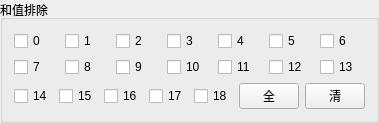
            <widget class="QGroupBox" name="groupBox_3">
             <property name="title">
              <string>和值排除</string>
             </property>
             <layout class="QVBoxLayout" name="verticalLayout_5">
              <item>
               <layout class="QVBoxLayout" name="verticalLayout_4">
                <item>
                 <layout class="QHBoxLayout" name="horizontalLayout_4">
                  <item>
                   <widget class="QCheckBox" name="checkBox_15">
                    <property name="text">
                     <string>0</string>
                    </property>
                   </widget>
                  </item>
                  <item>
                   <widget class="QCheckBox" name="checkBox_16">
                    <property name="text">
                     <string>1</string>
                    </property>
                   </widget>
                  </item>
                  <item>
                   <widget class="QCheckBox" name="checkBox_17">
                    <property name="text">
                     <string>2</string>
                    </property>
                   </widget>
                  </item>
                  <item>
                   <widget class="QCheckBox" name="checkBox_18">
                    <property name="text">
                     <string>3</string>
                    </property>
                   </widget>
                  </item>
                  <item>
                   <widget class="QCheckBox" name="checkBox_19">
                    <property name="text">
                     <string>4</string>
                    </property>
                   </widget>
                  </item>
                  <item>
                   <widget class="QCheckBox" name="checkBox_25">
                    <property name="text">
                     <string>5</string>
                    </property>
                   </widget>
                  </item>
                  <item>
                   <widget class="QCheckBox" name="checkBox_26">
                    <property name="text">
                     <string>6</string>
                    </property>
                   </widget>
                  </item>
                 </layout>
                </item>
                <item>
                 <layout class="QHBoxLayout" name="horizontalLayout_6">
                  <item>
                   <widget class="QCheckBox" name="checkBox_27">
                    <property name="text">
                     <string>7</string>
                    </property>
                   </widget>
                  </item>
                  <item>
                   <widget class="QCheckBox" name="checkBox_28">
                    <property name="text">
                     <string>8</string>
                    </property>
                   </widget>
                  </item>
                  <item>
                   <widget class="QCheckBox" name="checkBox_29">
                    <property name="text">
                     <string>9</string>
                    </property>
                   </widget>
                  </item>
                  <item>
                   <widget class="QCheckBox" name="checkBox_30">
                    <property name="text">
                     <string>10</string>
                    </property>
                   </widget>
                  </item>
                  <item>
                   <widget class="QCheckBox" name="checkBox_31">
                    <property name="text">
                     <string>11</string>
                    </property>
                   </widget>
                  </item>
                  <item>
                   <widget class="QCheckBox" name="checkBox_32">
                    <property name="text">
                     <string>12</string>
                    </property>
                   </widget>
                  </item>
                  <item>
                   <widget class="QCheckBox" name="checkBox_33">
                    <property name="text">
                     <string>13</string>
                    </property>
                   </widget>
                  </item>
                 </layout>
                </item>
                <item>
                 <layout class="QHBoxLayout" name="horizontalLayout_5">
                  <item>
                   <widget class="QCheckBox" name="checkBox_20">
                    <property name="text">
                     <string>14</string>
                    </property>
                   </widget>
                  </item>
                  <item>
                   <widget class="QCheckBox" name="checkBox_21">
                    <property name="text">
                     <string>15</string>
                    </property>
                   </widget>
                  </item>
                  <item>
                   <widget class="QCheckBox" name="checkBox_22">
                    <property name="text">
                     <string>16</string>
                    </property>
                   </widget>
                  </item>
                  <item>
                   <widget class="QCheckBox" name="checkBox_23">
                    <property name="text">
                     <string>17</string>
                    </property>
                   </widget>
                  </item>
                  <item>
                   <widget class="QCheckBox" name="checkBox_24">
                    <property name="text">
                     <string>18</string>
                    </property>
                   </widget>
                  </item>
                  <item>
                   <widget class="QPushButton" name="pushButton_5">
                    <property name="minimumSize">
                     <size>
                      <width>30</width>
                      <height>0</height>
                     </size>
                    </property>
                    <property name="maximumSize">
                     <size>
                      <width>60</width>
                      <height>16777215</height>
                     </size>
                    </property>
                    <property name="text">
                     <string>全</string>
                    </property>
                   </widget>
                  </item>
                  <item>
                   <widget class="QPushButton" name="pushButton_6">
                    <property name="minimumSize">
                     <size>
                      <width>30</width>
                      <height>0</height>
                     </size>
                    </property>
                    <property name="maximumSize">
                     <size>
                      <width>60</width>
                      <height>16777215</height>
                     </size>
                    </property>
                    <property name="text">
                     <string>清</string>
                    </property>
                   </widget>
                  </item>
                 </layout>
                </item>
               </layout>
              </item>
             </layout>
            </widget>
